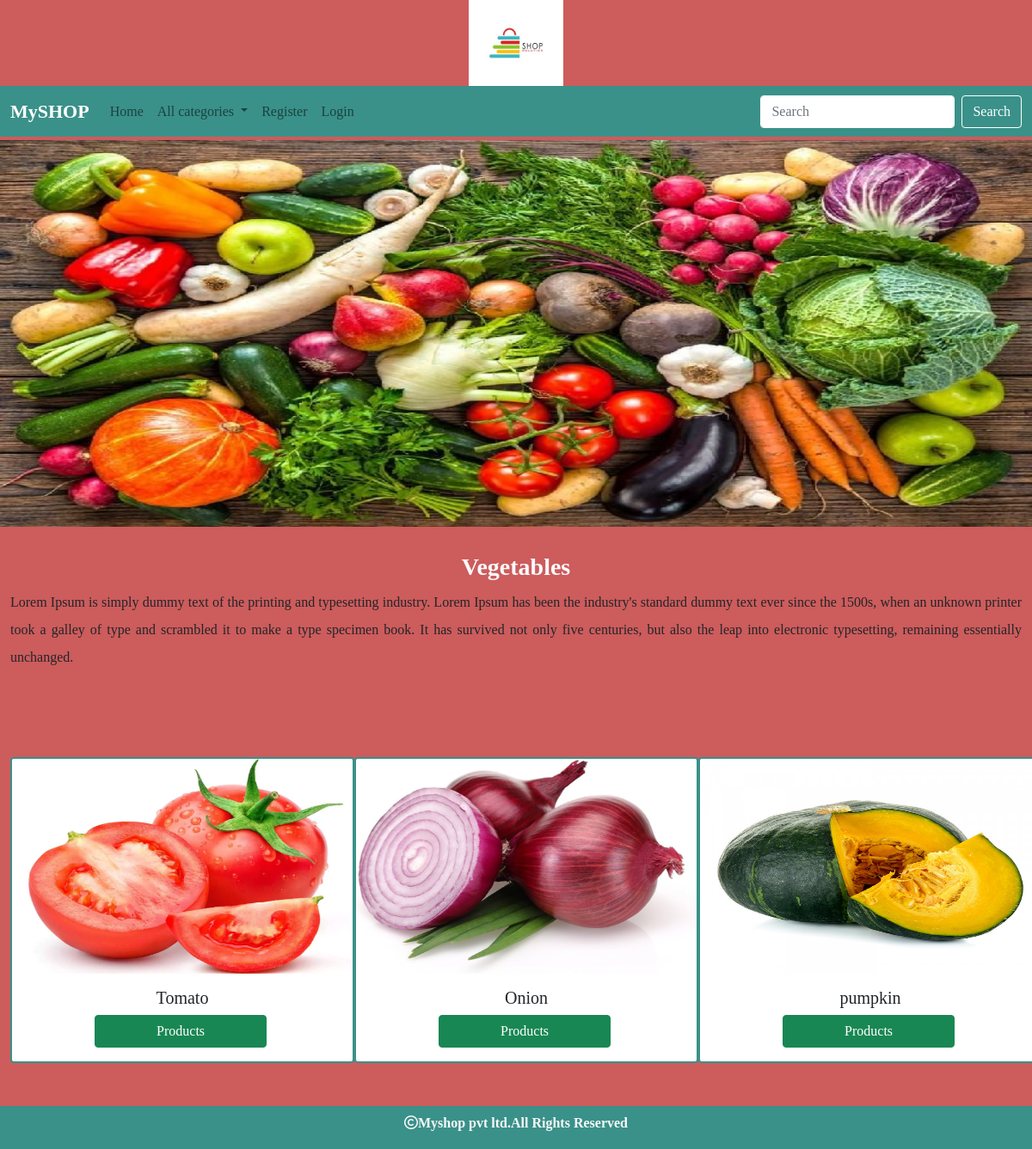
/products/5, run on the app's committed database.
### shop/models.py (models this page shows, shortened)
class Category(models.Model):
    name=models.CharField(max_length=30)
    desc=models.TextField()
    image=models.ImageField(upload_to='categories',null=True,blank=True)

class Product(models.Model):
    name = models.CharField(max_length=30)
    desc = models.TextField()
    image = models.ImageField(upload_to='products', null=True, blank=True)
    price= models.DecimalField(max_digits=10,decimal_places=2)
    stock=models.IntegerField()
    available=models.BooleanField(default=True)
    created=models.DateTimeField(auto_now_add=True) #one time
    updated=models.DateTimeField(auto_now=True) #every time we update records
    category=models.ForeignKey(Category,on_delete=models.CASCADE)

### shop/views.py (the view)
# urls.py: path('products/<int:p>',views.allproducts,name="products"),
def allproducts(request,p):
    c=Category.objects.get(id=p) #retrieves a particular category
    p=Product.objects.filter(category=c) #retrieves products under a particular category
    return render(request,'product.html',{'c':c,'p':p})

### cart/context_processors.py (called while the page is built, shortened)
def total(request):
    count=0
    return {'count':count}

### shop/context_processors.py (called while the page is built)
def links(request):
    c=Category.objects.all()
    return {'links':c}

### templates/product.html
{% extends 'base.html' %}
{% load static %}
{% block content %}
<div class="mt-1" style="margin-bottom:30px">
    <img src="{{c.image.url}}" height="450px" width="100%">
</div>
<div class="container-fluid"style="margin-bottom:100px">
    <h3 class="text-center text-light fw-bold">{{c.name}}</h3>
    <p style="text-align:justify;line-height:2">{{c.desc}}</p>
</div>
<div class="container-fluid"style="margin-bottom:100px">
            <div class="row">
                {% for i in p %}
                   <div class="col-sm-4">
                          <div class="card rounded" style="width: 25rem;border-width:2px;border-color:#3a9189;">
                             <img src="{{i.image.url}}" width="100%" height="250px" class="card-img-top" alt="...">
                               <div class="card-body">
                                  <h5 class="card-title text-center">{{i.name}}</h5>
                                  <a href="{% url 'shop:detail' i.id %}" style="position:relative;left:22%;width:200px;" class="btn btn-success">Products</a>
                               </div>
                          </div>
                   </div>
                {% endfor %}
            </div>
</div>
{% endblock %}

### templates/base.html (shortened to what this page needs)
<!DOCTYPE html>
{% load static %}
<html lang="en">
<head>
    <link href="https://cdn.jsdelivr.net/npm/bootstrap@5.0.2/dist/css/bootstrap.min.css" rel="stylesheet">
<link rel="stylesheet" href="{% static 'css/style.css' %}">
<link rel="stylesheet" href="https://cdnjs.cloudflare.com/ajax/libs/font-awesome/6.5.1/css/all.min.css" />
</head>
<body style="background-color: #CD5C5C;">
</body>
<body>
<header>
<div class="container-fluid">
<center>
<img src="{% static 'images/logo.jpg' %}" height="100px" width="110px"></center></div>
    <nav class="navbar navbar-expand-lg navbar-light" style="background-color:#3a9189">
  <div class="container-fluid">
    <a class="navbar-brand" href="#">MySHOP</a>
    <div class="collapse navbar-collapse" id="navbarSupportedContent">
      <ul class="navbar-nav me-auto mb-2 mb-lg-0">
        <li class="nav-item">
          <a class="nav-link" aria-current="page" href="#">Home</a>
        </li>
        <li class="nav-item dropdown">
          <a class="nav-link dropdown-toggle" href="#" id="navbarDropdown" role="button" data-bs-toggle="dropdown" aria-expanded="false">
            All categories
          </a>
        </li>
          {% if user.is_authenticated %}
            <li class="nav-item">
          <a class="nav-link" aria-current="page" href="{% url 'shop:logout' %}">Logout</a>
        </li>
          {% if user.is_superuser != True %}
           <li class="nav-item">
          <a class="nav-link" aria-current="page" style="font-size:20px;" href="{% url 'cart:cartview' %}"><i class="fa-solid fa-cart-shopping"><sup style="font-size:15px;">{{count}}</sup></i></a>
        </li>
         <li class="nav-item">
          <a class="nav-link" aria-current="page" style="font-size:20px;" href="{% url 'cart:orderview' %}">Your Orders</a>
        </li>
          {% endif %}
          {% else %}
         <li class="nav-item">
          <a class="nav-link" aria-current="page" href="{% url 'shop:register' %}">Register</a>
        </li>
           <li class="nav-item">
          <a class="nav-link" aria-current="page" href="{% url 'shop:login' %}">Login</a>
        </li>
          {% endif %}
      </ul>
      <form class="d-flex" method="POST" action="{% url 'search:searchproducts' %}">
        <input style="border-color:white;"class="form-control me-2" name="q" type="search" placeholder="Search" aria-label="Search">
        <button class="btn btn-secondary" type="submit">Search</button>
      </form>
    </div>
  </div>
</nav>
</header>
{% block content %}
{% endblock %}
<footer>
  <div class="footer">
    <p class="text-center pt-2 text-light fw-bold"><i class="fa-regular fa-copyright"></i>Myshop pvt ltd.All Rights Reserved</p>
  </div>
</footer>
</body>
</html>

### static/css/style.css (style rules this page uses)
body { background-color:#6666; font-family: "Zilla Slab", serif; font-optical-sizing: auto; font-weight: 300; font-style: normal; font-variation-settings: "wdth" 100; }
.navbar-brand,.nav-light .navbar-nav .nav-link { font-size:22px; font-weight:bold; color:white; }
.navbar-light .navbar-brand { color:white; }
.btn-secondary { color:#fff; background-color: #3a9189; border-color:white; }
.footer { height:50px; width:100%; position:fixed; background-color: #3a9189; left:0; bottom:0; }
input { border-color:#3a9189; }

### data on the page
Category: image (picture), name "Vegetables", desc "Lorem Ipsum is simply dummy text of the printing and typesetting industry. Lorem Ipsum has been the industry's standard dummy text ever since the 1500s, when an unknown printer took a galley of type and scrambled it to make a type specimen book. It has survived not only five centuries, but also the leap into electronic typesetting, remaining essentially unchanged."
Product: image (picture), name "Tomato"
Product: image (picture), name "Onion"
Product: image (picture), name "pumpkin"
